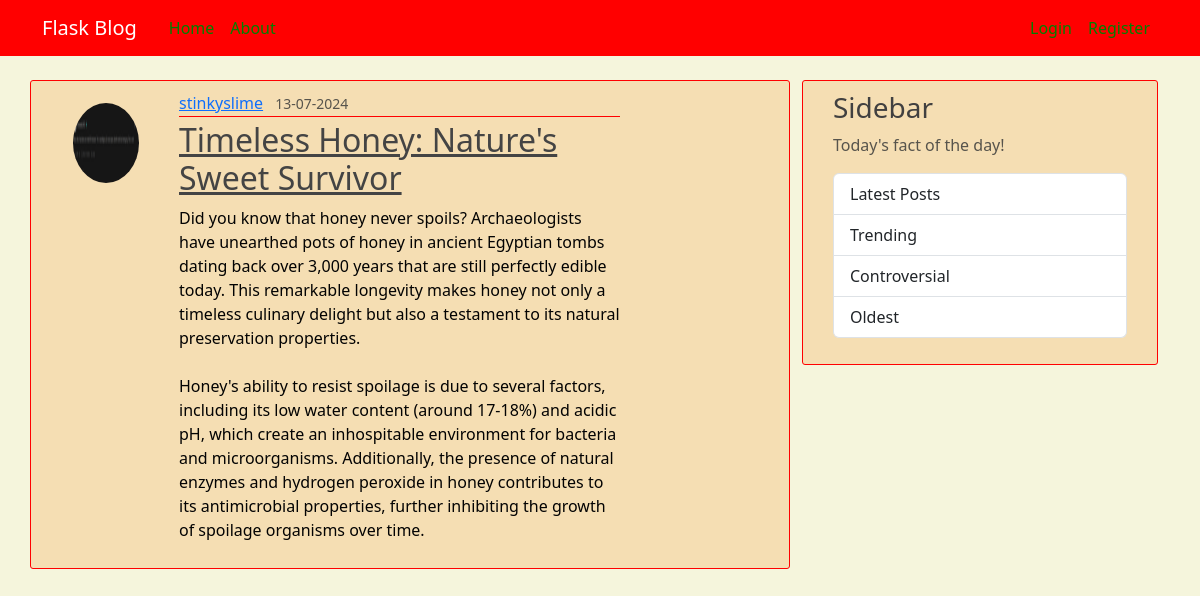
The page /post/5 on the database its author committed.
### main/models.py (models this page shows, shortened)
class User(db.Model, UserMixin):
    id = db.Column(db.Integer, primary_key=True, nullable=False)
    username = db.Column(db.String(20), unique=True, nullable=False)
    email = db.Column(db.String(120), unique=True, nullable = False)
    image_file = db.Column(db.String(20), nullable=False, default = 'default.jpg')
    password = db.Column(db.String(60), nullable=False)
    posts = db.relationship('Posts', backref=db.backref('author', lazy=True))

class Posts(db.Model):
    id=db.Column(db.Integer, primary_key=True, nullable=False)
    title=db.Column(db.String(100), nullable=False)
    date_posted=db.Column(db.DateTime, nullable=False, default=datetime.now)
    content=db.Column(db.Text, nullable=False)
    user_id = db.Column(db.Integer, db.ForeignKey('user.id'), nullable=False) # user is default lowercase tablename

### main/routes.py (the view)
@app.route("/post/<int:post_id>")
def post(post_id):
    post = Posts.query.get_or_404(post_id)
    return render_template('post.html', title=post.title, post=post)

### main/templates/post.html (shortened to what this page needs)
{% extends "layout.html" %}
{% block content %}
    <article class="row content-section">
        <img class="rounded-circle article-img" src = "{{ url_for('static', filename='profile_pic/' + post.author.image_file) }}">
        <div class="col-md-8">
            <div class="article-metadata">
                <a class="me-2" href = "#">{{ post.author.username }}</a>
                <small class="text-muted">{{ post.date_posted.strftime('%d-%m-%Y') }}</small>
            </div>
            <h2><a class="article-title">{{ post.title }}</a></h2>
            <p class="article-content">{{ post.content }}</p>
        </div>
    </article>
{% endblock %}

### main/static/styles.css (style rules this page uses)
body { background: beige; color: rgb(3, 3, 3); margin-top: 5rem; }
h1, h2, h3, h4, h5, h6 { color: rgb(65, 64, 64); }
.content-section { background: wheat; padding: 10px 30px; border: 1px solid red; border-radius: 3px; margin-bottom: 20px; }
.article-title { color: #444444; }
.article-content { white-space: pre-line; }
.article-img { height: 80px; width: 90px; margin-right: 16px; margin-top: 12px; }
.article-metadata { padding-bottom: 1px; margin-bottom: 4px; border-bottom: 1px solid red; }

### rows shown on the page
User: image_file (picture), author.username "stinkyslime"
Posts: date_posted "13-07-2024", title "Timeless Honey: Nature's Sweet Survivor", content "Did you know that honey never spoils? Archaeologists have unearthed pots of honey in ancient Egyptian tombs dating back over 3,000 years that are still perfectly edible today. This remarkable longevity makes honey not only a timeless culinary delight but also a testament to its natural preservation properties. Honey's ability to resist spoilage is due to several factors, including its low water content (around 17-18%) and acidic pH, which create an inhospitable environment for bacteria and microorganisms. Additionally, the presence of natural enzymes and hydrogen peroxide in honey contributes to its antimicrobial properties, further inhibiting the growth of spoilage organisms over time."
